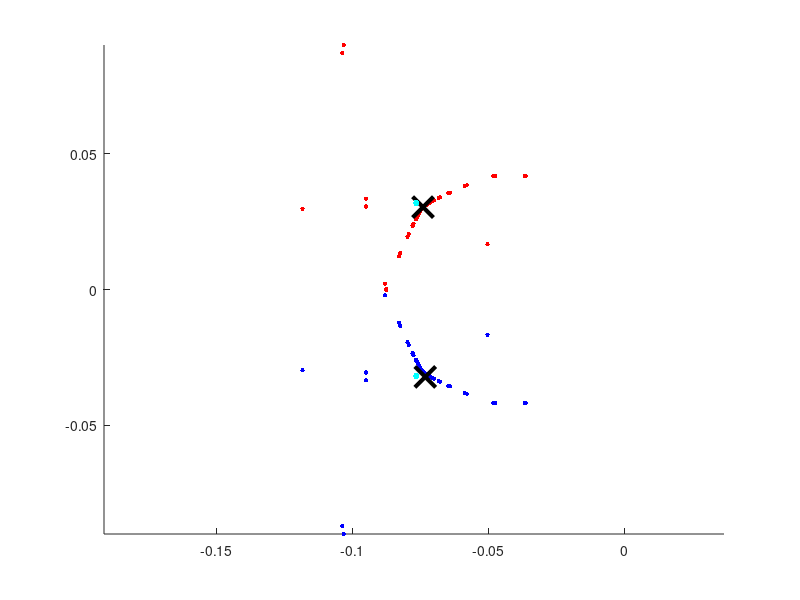

This figure's MATLAB source:
clear all

load eigData

Z = [real(eigM),imag(eigM)];
[idx,C] = kmeans(Z,d,'OnlinePhase','on');

figure
hold on
plot(Z(idx==1,1),Z(idx==1,2),'r.','MarkerSize',10);
plot(Z(idx==2,1),Z(idx==2,2),'b.','MarkerSize',10);

plot(C(:,1),C(:,2),'kx','MarkerSize',15,'LineWidth',3) 
plot(real(FM),imag(FM),'c.','MarkerSize',15,'LineWidth',3)  
axis equal

display(FM);
display(C)